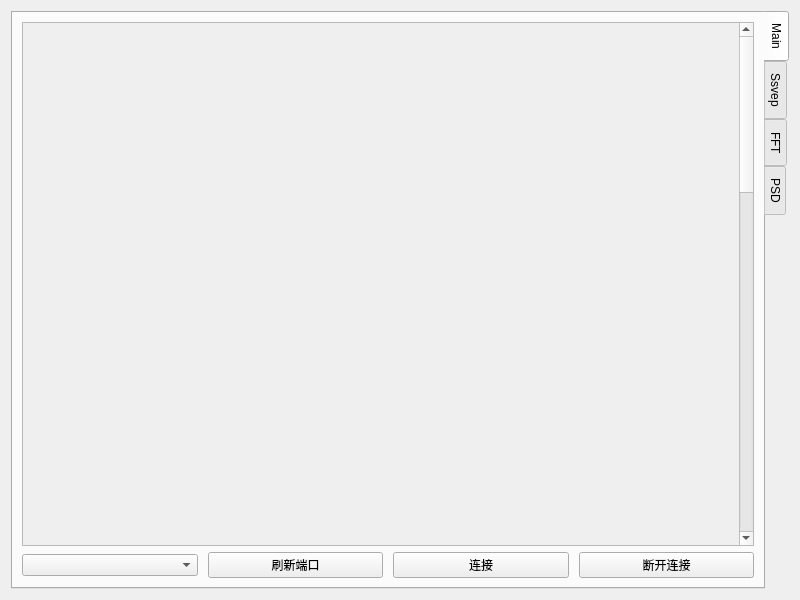
<?xml version="1.0" encoding="UTF-8"?>
<ui version="4.0">
 <class>EegStreamer</class>
 <widget class="QWidget" name="EegStreamer">
  <property name="geometry">
   <rect>
    <x>0</x>
    <y>0</y>
    <width>800</width>
    <height>600</height>
   </rect>
  </property>
  <property name="windowTitle">
   <string>基于PIC微控制器的脑电采集设备控制软件</string>
  </property>
  <property name="autoFillBackground">
   <bool>true</bool>
  </property>
  <layout class="QVBoxLayout" name="EegLayout">
   <item>
    <widget class="QTabWidget" name="TabWidget">
     <property name="tabPosition">
      <enum>QTabWidget::East</enum>
     </property>
     <property name="currentIndex">
      <number>0</number>
     </property>
     <widget class="QWidget" name="MainTab">
      <attribute name="title">
       <string>Main</string>
      </attribute>
      <layout class="QVBoxLayout" name="MainLayout">
       <item>
        <widget class="QScrollArea" name="scrollArea">
         <property name="minimumSize">
          <size>
           <width>0</width>
           <height>80</height>
          </size>
         </property>
         <property name="widgetResizable">
          <bool>true</bool>
         </property>
         <widget class="QWidget" name="scrollContents">
          <property name="geometry">
           <rect>
            <x>0</x>
            <y>0</y>
            <width>697</width>
            <height>1660</height>
           </rect>
          </property>
          <layout class="QVBoxLayout" name="scrollLayout">
           <item>
            <widget class="QCustomPlot" name="ch1" native="true">
             <property name="minimumSize">
              <size>
               <width>0</width>
               <height>200</height>
              </size>
             </property>
            </widget>
           </item>
           <item>
            <widget class="QCustomPlot" name="ch2" native="true">
             <property name="minimumSize">
              <size>
               <width>0</width>
               <height>200</height>
              </size>
             </property>
            </widget>
           </item>
           <item>
            <widget class="QCustomPlot" name="ch3" native="true">
             <property name="minimumSize">
              <size>
               <width>0</width>
               <height>200</height>
              </size>
             </property>
            </widget>
           </item>
           <item>
            <widget class="QCustomPlot" name="ch4" native="true">
             <property name="minimumSize">
              <size>
               <width>0</width>
               <height>200</height>
              </size>
             </property>
            </widget>
           </item>
           <item>
            <widget class="QCustomPlot" name="ch5" native="true">
             <property name="minimumSize">
              <size>
               <width>0</width>
               <height>200</height>
              </size>
             </property>
            </widget>
           </item>
           <item>
            <widget class="QCustomPlot" name="ch6" native="true">
             <property name="minimumSize">
              <size>
               <width>0</width>
               <height>200</height>
              </size>
             </property>
            </widget>
           </item>
           <item>
            <widget class="QCustomPlot" name="ch7" native="true">
             <property name="minimumSize">
              <size>
               <width>0</width>
               <height>200</height>
              </size>
             </property>
            </widget>
           </item>
           <item>
            <widget class="QCustomPlot" name="ch8" native="true">
             <property name="minimumSize">
              <size>
               <width>0</width>
               <height>200</height>
              </size>
             </property>
            </widget>
           </item>
          </layout>
         </widget>
        </widget>
       </item>
       <item>
        <layout class="QHBoxLayout" name="MainTabHLayout">
         <property name="spacing">
          <number>10</number>
         </property>
         <item>
          <widget class="QComboBox" name="Ports"/>
         </item>
         <item>
          <widget class="QPushButton" name="RefreshPorts">
           <property name="text">
            <string>刷新端口</string>
           </property>
          </widget>
         </item>
         <item>
          <widget class="QPushButton" name="ConnectCyton">
           <property name="text">
            <string>连接</string>
           </property>
          </widget>
         </item>
         <item>
          <widget class="QPushButton" name="DisconnectCyton">
           <property name="text">
            <string>断开连接</string>
           </property>
          </widget>
         </item>
        </layout>
       </item>
      </layout>
     </widget>
     <widget class="QWidget" name="SsvepTab">
      <property name="styleSheet">
       <string notr="true"/>
      </property>
      <attribute name="title">
       <string>Ssvep</string>
      </attribute>
      <layout class="QVBoxLayout" name="SsvepLayout">
       <item>
        <layout class="QHBoxLayout" name="SsvepTabHLayout">
         <item>
          <widget class="QComboBox" name="Freqs"/>
         </item>
         <item>
          <widget class="QLineEdit" name="RecordFilename"/>
         </item>
         <item>
          <widget class="QPushButton" name="StartRecord">
           <property name="text">
            <string>开始记录</string>
           </property>
          </widget>
         </item>
         <item>
          <widget class="QPushButton" name="StopRecord">
           <property name="text">
            <string>停止记录</string>
           </property>
          </widget>
         </item>
        </layout>
       </item>
      </layout>
     </widget>
     <widget class="QWidget" name="FftTab">
      <attribute name="title">
       <string>FFT</string>
      </attribute>
      <layout class="QVBoxLayout" name="FftLayout">
       <item>
        <layout class="QHBoxLayout" name="FftTabHLayout">
         <item>
          <widget class="QLineEdit" name="LoadFilename"/>
         </item>
         <item>
          <widget class="QPushButton" name="LoadCsv">
           <property name="text">
            <string>加载文件</string>
           </property>
          </widget>
         </item>
        </layout>
       </item>
       <item>
        <layout class="QHBoxLayout" name="SettingHLayout">
         <item>
          <widget class="QComboBox" name="RangeSel">
           <property name="currentText">
            <string/>
           </property>
          </widget>
         </item>
         <item>
          <widget class="QCheckBox" name="UseLog">
           <property name="text">
            <string>UseLog</string>
           </property>
          </widget>
         </item>
        </layout>
       </item>
       <item>
        <widget class="QCustomPlot" name="FftPlot" native="true">
         <property name="minimumSize">
          <size>
           <width>0</width>
           <height>80</height>
          </size>
         </property>
        </widget>
       </item>
      </layout>
     </widget>
     <widget class="QWidget" name="PsdTab">
      <attribute name="title">
       <string>PSD</string>
      </attribute>
      <layout class="QVBoxLayout" name="PasLayout">
       <item>
        <widget class="QCustomPlot" name="PsdPlot" native="true">
         <property name="minimumSize">
          <size>
           <width>0</width>
           <height>80</height>
          </size>
         </property>
        </widget>
       </item>
      </layout>
     </widget>
    </widget>
   </item>
  </layout>
 </widget>
 <customwidgets>
  <customwidget>
   <class>QCustomPlot</class>
   <extends>QWidget</extends>
   <header>ThirdParty/qcustomplot/qcustomplot.h</header>
   <container>1</container>
  </customwidget>
 </customwidgets>
 <resources/>
 <connections/>
</ui>
